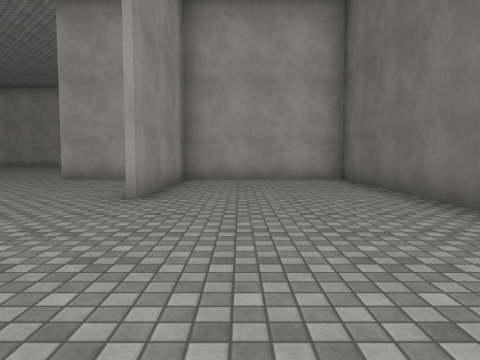
[1] (above)

24 first-person views from a walk through a 3-D level made in the Unity game engine. The camera is 1.2 m above the floor, tilts 4° down and sees 70° across. The floor is counted in squares, 2 m on a side. Each view is taken from the middle of a square. On the plan, view 1 faces up. The plan holds only what a view shows up to about 10 squares ahead; the rest is blank. The player character is not drawn. Some animated figures are left out. Surface patterns are stand-ins for the level's own textures.

[2]
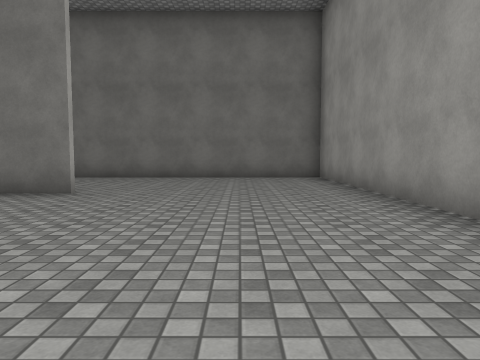

[3]
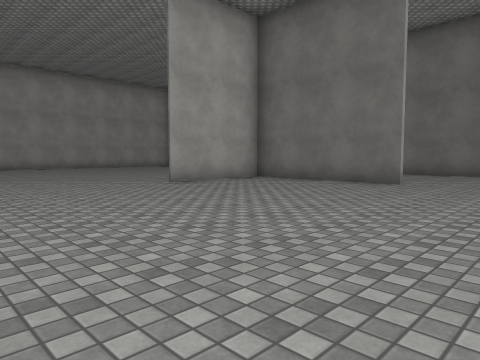

[4]
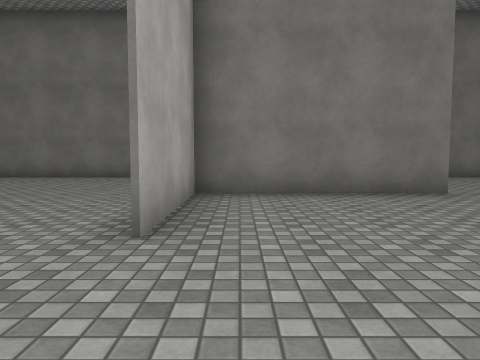

[5]
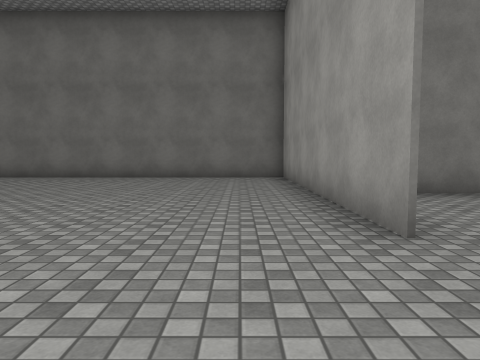

[6]
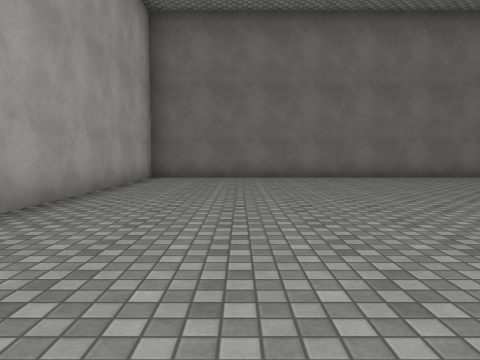

[7]
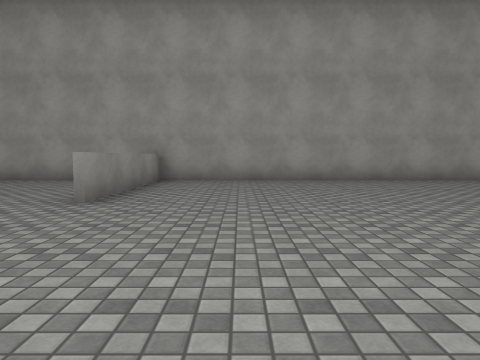

[8]
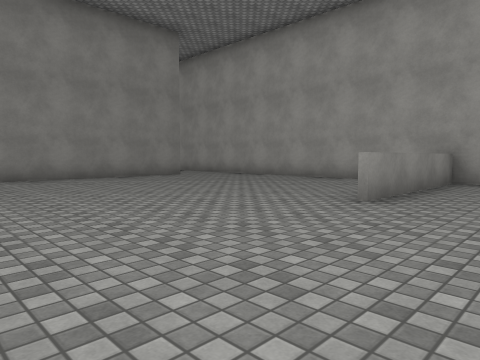

[9]
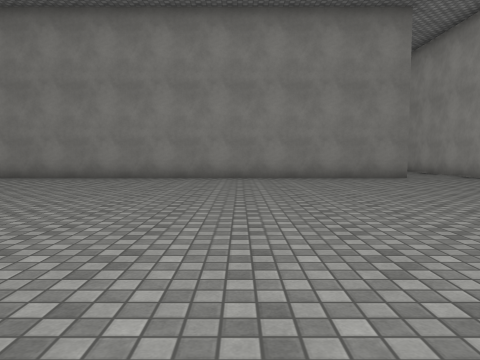

[10]
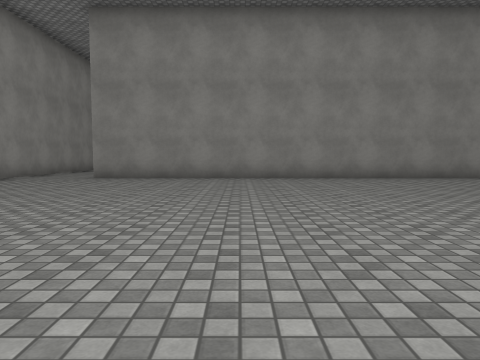

[11]
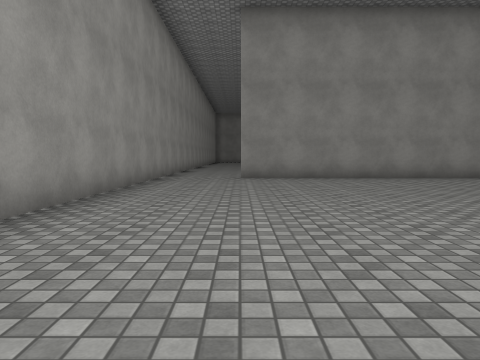

[12]
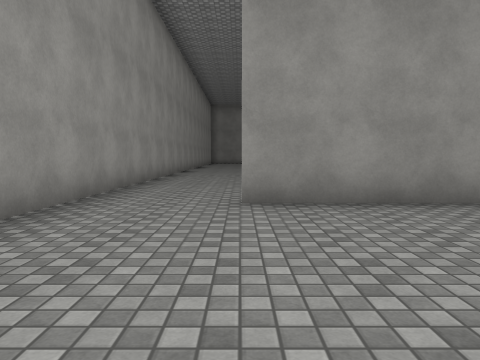

[13]
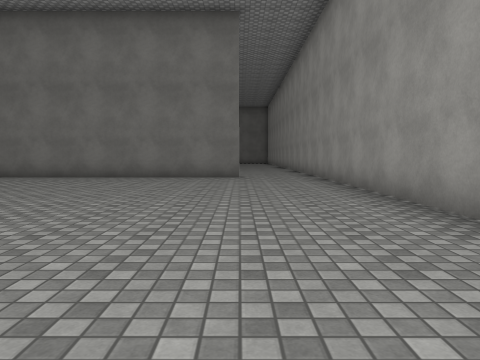

[14]
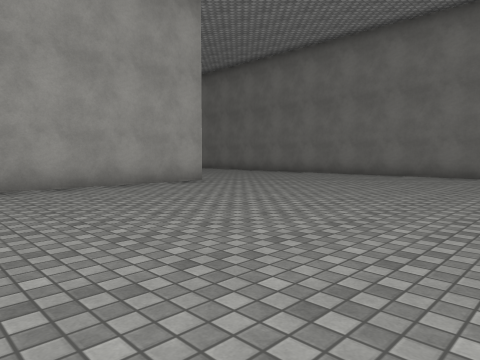

[15]
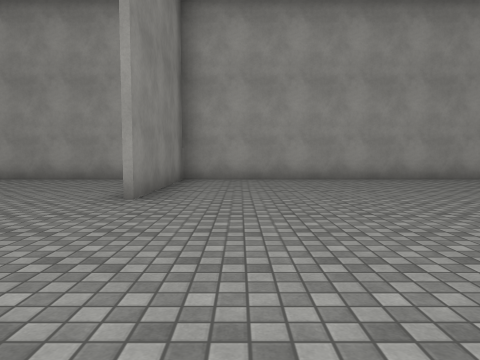

[16]
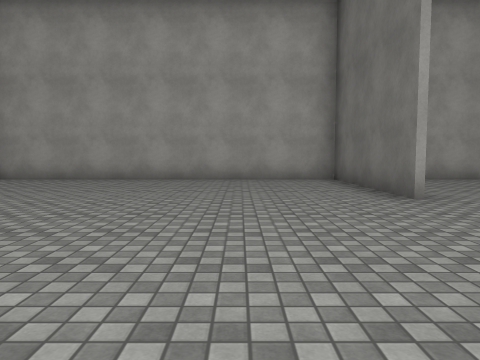

[17]
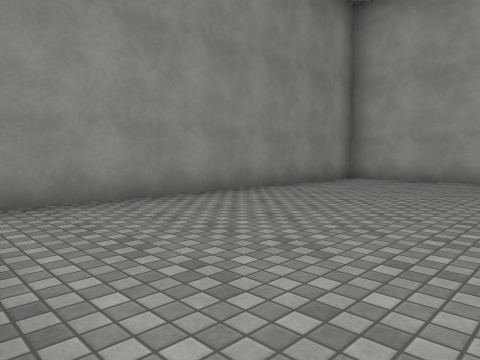

[18]
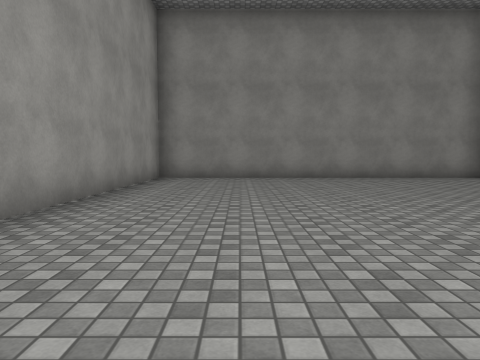

[19]
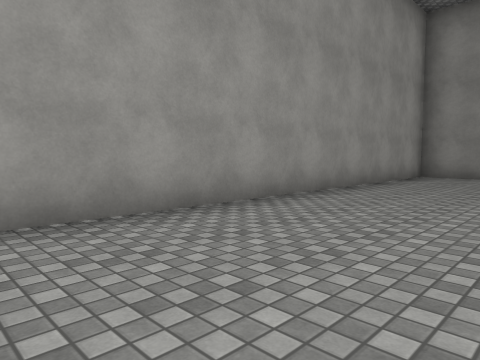

[20]
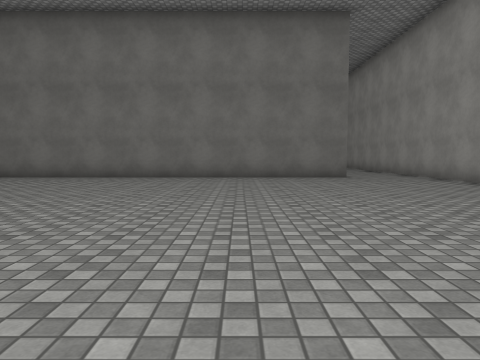

[21]
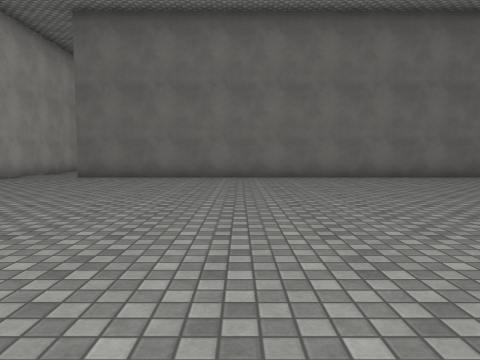

[22]
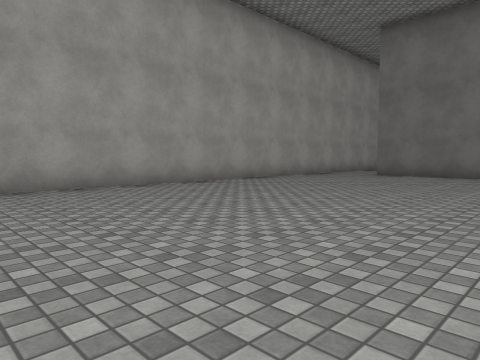

[23]
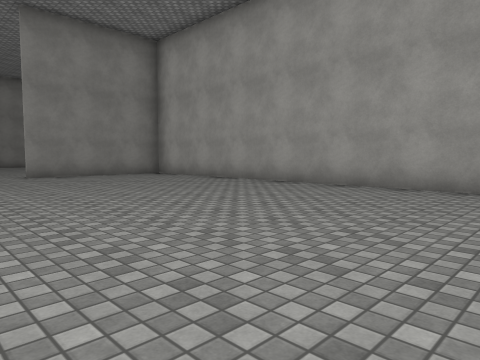

[24]
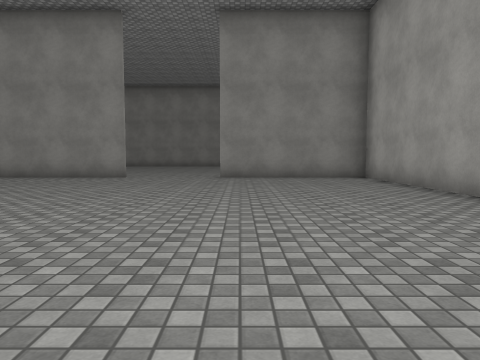

### Floor plan
Points are (right, up) in squares from view 1. A wall is a line through its corners. A room is listed if a view was taken in it or the views show most of it. See-through windows are left out.
Room 1 (views 1, 2, 3, 4, 5, 6, 7, 8, 9, 10, 11, 12)
walls: (-4.6, 8.8) (2.5, 8.8); (-1.4, 8.8) (-1.4, 4.6); (-1.6, 4.6) (-1.6, 8.8); (2.6, 8.7) (-4.6, 8.7); (-8, 19.5) (-8, 17.9); (-3.9, -0.2) (2.6, -0.2) (2.6, 19.5) (-12, 19.5); (-15.3, 17.6) (-15.3, 2); (-14.5, -0.2) (-9.1, -0.2)
ways out: opening at (-15, 1) to room 2; opening at (-15, 18.5) to room 2
Room 2 (views 13, 14, 15, 16, 17, 18, 19, 20, 21, 22, 23, 24)
walls: (-28.5, 8.8) (-28.5, 4.6); (-20.5, 8.7) (-37.4, 8.7) (-37.4, -0.2) (-27.5, -0.2); (-28.6, 4.6) (-28.6, 8.8); (-21.9, -0.2) (-14.5, -0.2); (-32.5, 12.9) (-32.5, 9.3); (-15.4, 2) (-15.4, 17.6); (-18.2, 19.5) (-32.5, 19.5) (-32.5, 15.4); (-14.9, 19.5) (-16, 19.5)
ways out: opening at (-15, 1) to room 1; opening at (-15, 18.5) to room 1; opening at (-33, 14)

Positions as (right, up) in squares from view 1, and headings:
1: (0, 0), facing up
2: (-7, 2), facing right
3: (-9, 2), facing up-right
4: (-7, 8), facing right
5: (-7, 10), facing right
6: (-7, 17), facing right
7: (-6, 11), facing up
8: (-6, 11), facing up-left
9: (-6, 13), facing left
10: (-6, 6), facing left
11: (-6, 2), facing left
12: (-11, 2), facing left
13: (-25, 2), facing right
14: (-26, 2), facing up-right
15: (-27, 0), facing up
16: (-31, 0), facing up
17: (-33, 0), facing up-left
18: (-28, 2), facing left
19: (-27, 3), facing down-left
20: (-25, 5), facing right
21: (-25, 13), facing right
22: (-26, 13), facing up-right
23: (-22, 13), facing up-left
24: (-23, 16), facing left
